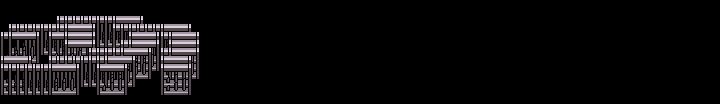

This is a level from a 2D game, rendered from its Tiled map with the project's own tilesets. A one-line summary and the map file follow, with tile-layer data summarised:
An orthogonal 90x13 tile map with 8x8 px tiles, 1 tile layer (Tile Layer 1).

<map version="1.0" tiledversion="1.0.3" orientation="orthogonal" renderorder="right-down" width="90" height="13" tilewidth="8" tileheight="8" nextobjectid="1">
 <tileset firstgid="1" name="Door2-1" tilewidth="32" tileheight="32" tilecount="96" columns="12">
  <image source="Door2-1.png" width="384" height="256" />
 </tileset>
 <layer name="Tile Layer 1" width="90" height="13">
  <data>[1170 cells, 60 non-empty, 1 distinct tile ids]</data>
 </layer>
 <objectgroup name="Object Layer 1" />
</map>